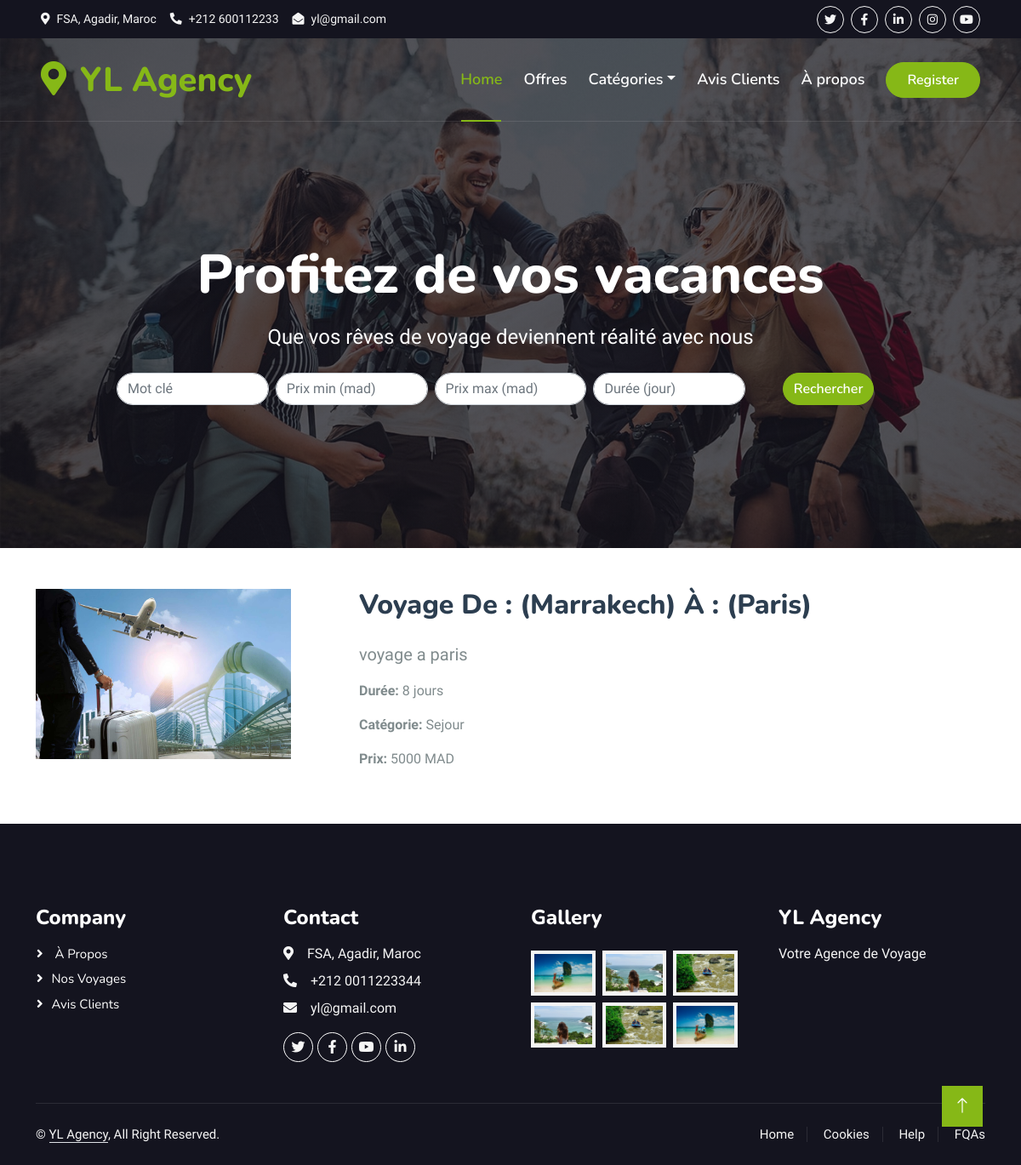
The page /testapp/details_voy/8 on the database its author committed.
### testapp/models.py (models this page shows, shortened)
class voyage(models.Model):
    image = models.ImageField(upload_to='voyage_images/', null=True, blank=True)
    ville_origine = models.CharField(max_length=50,blank=True)
    ville_destination = models.CharField(max_length=50,blank=True)
    date_aller = models.DateField(null=True,blank=True)
    date_retour = models.DateField(null=True,blank=True)
    description = models.CharField(max_length=300, blank=True)
    prix = models.IntegerField(default=0)
    nombre_personnes = models.IntegerField(default=1)
    categorie = models.ForeignKey(categorieVoyage, on_delete=models.CASCADE, default=1)
    duration = models.IntegerField(null=True, blank=True)
    hotel = models.ForeignKey(Hotel, on_delete=models.CASCADE, null=True, blank=True)
    vols = models.ForeignKey(Vols, on_delete=models.CASCADE, null=True, blank=True)

class categorieVoyage(models.Model):
    image = models.ImageField(upload_to='voyage_images/', null=True, blank=True)
    titre_categ = models.CharField(max_length=50, blank=True)
    description_categ = models.CharField(max_length=300, blank=True)
    description_courte = models.CharField(max_length=100, blank=True, null=True)
    reduction_percent = models.PositiveIntegerField(default=0)
    def __str__(self):
        return self.titre_categ

### testapp/views.py (the view)
# urls.py: path('details_voy/<int:voyage_id>', views.detail_voy, name='details_voy'),
def detail_voy(request, voyage_id):
    voyagey = get_object_or_404(voyage, pk=voyage_id)
    return render(request, 'details_voy.html', {'voyagey': voyagey})

### testapp/templates/details_voy.html (shortened to what this page needs)
{% load static %}
<!DOCTYPE html>
<html lang="en">
<head>
    <link href="https://cdnjs.cloudflare.com/ajax/libs/font-awesome/5.10.0/css/all.min.css" rel="stylesheet">
    <link href="https://cdn.jsdelivr.net/npm/bootstrap-icons@1.4.1/font/bootstrap-icons.css" rel="stylesheet">
    <link href="{% static 'lib/animate/animate.min.css'%}" rel="stylesheet">
    <link href="{% static 'lib/owlcarousel/assets/owl.carousel.min.css'%}" rel="stylesheet">
    <link href="{% static 'lib/tempusdominus/css/tempusdominus-bootstrap-4.min.css'%}" rel="stylesheet" />
    <link href="{% static 'css/bootstrap.min.css'%}" rel="stylesheet">
    <link href="{% static 'css/style.css'%}" rel="stylesheet">
</head>
<body>
    <div class="container-fluid bg-dark px-5 d-none d-lg-block">
        <div class="row gx-0">
            <div class="col-lg-8 text-center text-lg-start mb-2 mb-lg-0">
                <div class="d-inline-flex align-items-center" style="height: 45px;">
                    <small class="me-3 text-light"><i class="fa fa-map-marker-alt me-2"></i>FSA, Agadir, Maroc</small>
                    <small class="me-3 text-light"><i class="fa fa-phone-alt me-2"></i>+212 600112233</small>
                    <small class="text-light"><i class="fa fa-envelope-open me-2"></i>yl@gmail.com</small>
                </div>
            </div>
            <div class="col-lg-4 text-center text-lg-end">
                <div class="d-inline-flex align-items-center" style="height: 45px;">
                    <a class="btn btn-sm btn-outline-light btn-sm-square rounded-circle me-2" href=""><i class="fab fa-twitter fw-normal"></i></a>
                    <a class="btn btn-sm btn-outline-light btn-sm-square rounded-circle me-2" href=""><i class="fab fa-facebook-f fw-normal"></i></a>
                    <a class="btn btn-sm btn-outline-light btn-sm-square rounded-circle me-2" href=""><i class="fab fa-linkedin-in fw-normal"></i></a>
                    <a class="btn btn-sm btn-outline-light btn-sm-square rounded-circle me-2" href=""><i class="fab fa-instagram fw-normal"></i></a>
                    <a class="btn btn-sm btn-outline-light btn-sm-square rounded-circle" href=""><i class="fab fa-youtube fw-normal"></i></a>
                </div>
            </div>
        </div>
    </div>
    <div class="container-fluid position-relative p-0">
        <nav class="navbar navbar-expand-lg navbar-light px-4 px-lg-5 py-3 py-lg-0">
            <a href="" class="navbar-brand p-0">
                <h1 class="text-primary m-0"><i class="fa fa-map-marker-alt me-3"></i>YL Agency</h1>
            </a>
            <div class="collapse navbar-collapse" id="navbarCollapse">
                <div class="navbar-nav ms-auto py-0">
                    <a href="{% url 'testapp:home' %}" class="nav-item nav-link active">Home</a>
                    <a href="{% url 'testapp:package' %}" class="nav-item nav-link">Offres</a>
                    <div class="nav-item dropdown">
                        <a href="#" class="nav-link dropdown-toggle" data-bs-toggle="dropdown">Catégories</a>
                    </div>
                    <a href="{% url 'testapp:service' %}" class="nav-item nav-link">Avis Clients</a>
                    <a href="{% url 'testapp:about' %}" class="nav-item nav-link">À propos</a>
                </div>
                <a href="{% url 'testapp:signup' %}" class="btn btn-primary rounded-pill py-2 px-4">Register</a>
            </div>
        </nav>
        <div class="container-fluid bg-primary py-5 mb-5 hero-header">
            <div class="container py-5">
                <div class="row justify-content-center py-5">
                    <div class="col-lg-10 pt-lg-5 mt-lg-5 text-center">
                        <h1 class="display-3 text-white mb-3 animated slideInDown">Profitez de vos vacances</h1>
                        <p class="fs-4 text-white mb-4 animated slideInDown">Que vos rêves de voyage deviennent réalité avec nous</p>
                        <div class="row mb-4">
                            <form method="GET" action="{% url 'user:recherche_voyages' %}">
                                <div class="row g-2">
                                    <div class="col-md">
                                        <input type="text" class="form-control rounded-pill" name="mot" placeholder="Mot clé">
                                    </div>
                                    <div class="col-md">
                                        <input type="number" class="form-control rounded-pill" name="prix_min" placeholder="Prix min (mad)">
                                    </div>
                                    <div class="col-md">
                                        <input type="number" class="form-control rounded-pill" name="prix_max" placeholder="Prix max (mad)">
                                    </div>
                                    <div class="col-md">
                                        <input type="number" class="form-control rounded-pill" name="duree" placeholder="Durée (jour)">
                                    </div>
                                    <div class="col-md">
                                        <button type="submit" class="btn btn-primary rounded-pill">Rechercher</button>
                                    </div>
                                </div>
                            </form>
                        </div>
                    </div>
                </div>
            </div>
        </div>
    </div>
    <div class="container my-5">
        <div class="row">
            <div class="col-md-4">
                {% if voyagey.image %}
                <img src="{{ voyagey.image.url }}" alt="{{ voyagey.ville_destination }}" class="img-fluid" style="width: 300px; height: 200px;">
                {% endif %}
            </div>
            <div class="col-md-8">
                <h2 class="mb-4">Voyage De : ({{ voyagey.ville_origine }}) À : ({{ voyagey.ville_destination }})</h2>
                <p class="lead">{{ voyagey.description }}</p>
                <p><strong>Durée:</strong> {{ voyagey.duration }} jours</p>
                <p><strong>Catégorie:</strong> {{ voyagey.categorie }}</p>
                <p><strong>Prix:</strong> {{ voyagey.prix }} MAD</p>
            </div>
        </div>
    </div>
    <div class="container-fluid bg-dark text-light footer pt-5 mt-5 wow fadeIn" data-wow-delay="0.1s">
        <div class="container py-5">
            <div class="row g-5">
                <div class="col-lg-3 col-md-6">
                    <h4 class="text-white mb-3">Company</h4>
                    <a class="btn btn-link" href="{% url 'testapp:about' %}"> À propos </a>
                    <a class="btn btn-link" href="{% url 'testapp:package' %}">Nos Voyages</a>
                    <a class="btn btn-link" href="{% url 'testapp:service' %}">Avis Clients</a>
                </div>
                <div class="col-lg-3 col-md-6">
                    <h4 class="text-white mb-3">Contact</h4>
                    <p class="mb-2"><i class="fa fa-map-marker-alt me-3"></i>FSA, Agadir, Maroc</p>
                    <p class="mb-2"><i class="fa fa-phone-alt me-3"></i>+212 0011223344</p>
                    <p class="mb-2"><i class="fa fa-envelope me-3"></i>yl@gmail.com</p>
                    <div class="d-flex pt-2">
                        <a class="btn btn-outline-light btn-social" href=""><i class="fab fa-twitter"></i></a>
                        <a class="btn btn-outline-light btn-social" href=""><i class="fab fa-facebook-f"></i></a>
                        <a class="btn btn-outline-light btn-social" href=""><i class="fab fa-youtube"></i></a>
                        <a class="btn btn-outline-light btn-social" href=""><i class="fab fa-linkedin-in"></i></a>
                    </div>
                </div>
                <div class="col-lg-3 col-md-6">
                    <h4 class="text-white mb-3">Gallery</h4>
                    <div class="row g-2 pt-2">
                        <div class="col-4">
                            <img class="img-fluid bg-light p-1" src="{% static 'img/package-1.jpg'%}" alt="">
                        </div>
                        <div class="col-4">
                            <img class="img-fluid bg-light p-1" src="{% static 'img/package-2.jpg'%}" alt="">
                        </div>
                        <div class="col-4">
                            <img class="img-fluid bg-light p-1" src="{% static 'img/package-3.jpg'%}" alt="">
                        </div>
                        <div class="col-4">
                            <img class="img-fluid bg-light p-1" src="{% static 'img/package-2.jpg'%}" alt="">
                        </div>
                        <div class="col-4">
                            <img class="img-fluid bg-light p-1" src="{% static 'img/package-3.jpg'%}" alt="">
                        </div>
                        <div class="col-4">
                            <img class="img-fluid bg-light p-1" src="{% static 'img/package-1.jpg'%}" alt="">
                        </div>
                    </div>
                </div>
                <div class="col-lg-3 col-md-6">
                    <h4 class="text-white mb-3">YL Agency</h4>
                    <p>Votre Agence de Voyage</p>
                </div>
            </div>
        </div>
        <div class="container">
            <div class="copyright">
                <div class="row">
                    <div class="col-md-6 text-center text-md-start mb-3 mb-md-0">
                        &copy; <a class="border-bottom" href="https://freewebsitecode.com">YL Agency</a>, All Right Reserved.
                    </div>
                    <div class="col-md-6 text-center text-md-end">
                        <div class="footer-menu">
                            <a href="">Home</a>
                            <a href="">Cookies</a>
                            <a href="">Help</a>
                            <a href="">FQAs</a>
                        </div>
                    </div>
                </div>
            </div>
        </div>
    </div>
    <a href="#" class="btn btn-lg btn-primary btn-lg-square back-to-top"><i class="bi bi-arrow-up"></i></a>
</body>
</html>

### testapp/static/css/style.css (style rules this page uses)
:root { --primary: #86B817; --secondary: #FE8800; --light: #F5F5F5; --dark: #14141F; }
.back-to-top { position: fixed; display: none; right: 45px; bottom: 45px; z-index: 99; }
.btn { font-family: 'Nunito', sans-serif; font-weight: 600; transition: .5s; }
.btn.btn-primary, .btn.btn-secondary { color: #FFFFFF; }
.btn-sm-square { width: 32px; height: 32px; }
.btn-lg-square { width: 48px; height: 48px; }
.btn-square, .btn-sm-square, .btn-lg-square { padding: 0; display: flex; align-items: center; justify-content: center; font-weight: normal; border-radius: 0px; }
.navbar-light .navbar-nav .nav-link { font-family: 'Nunito', sans-serif; position: relative; margin-right: 25px; padding: 35px 0; color: #FFFFFF !important; font-size: 18px; font-weight: 600; outline: none; transition: .5s; }
.navbar-light .navbar-nav .nav-link:hover, .navbar-light .navbar-nav .nav-link.active { color: var(--primary) !important; }
@media (min-width: 992px) { .navbar-light { position: absolute; width: 100%; top: 0; left: 0; border-bottom: 1px solid rgba(256, 256, 256, .1); z-index: 999; } }
@media (min-width: 992px) { .navbar-light .navbar-nav .nav-link::before { position: absolute; content: ""; width: 0; height: 2px; bottom: -1px; left: 50%; background: var(--primary); transition: .5s; } }
@media (min-width: 992px) { .navbar-light .navbar-nav .nav-link:hover::before, .navbar-light .navbar-nav .nav-link.active::before { width: calc(100% - 2px); left: 1px; } }
.hero-header { background: linear-gradient(rgba(20, 20, 31, .7), rgba(20, 20, 31, .7)), url(../img/bg-hero.jpg); background-position: center center; background-repeat: no-repeat; background-size: cover; }
.footer .btn.btn-social { margin-right: 5px; width: 35px; height: 35px; display: flex; align-items: center; justify-content: center; color: var(--light); font-weight: normal; border: 1px solid #FFFFFF; border-radius: 35px; transition: .3s; }
.footer .btn.btn-link { display: block; margin-bottom: 5px; padding: 0; text-align: left; color: #FFFFFF; font-size: 15px; font-weight: normal; text-transform: capitalize; transition: .3s; }
.footer .btn.btn-link::before { position: relative; content: "\f105"; font-family: "Font Awesome 5 Free"; font-weight: 900; margin-right: 10px; }
.footer .copyright { padding: 25px 0; font-size: 15px; border-top: 1px solid rgba(256, 256, 256, .1); }
.footer .copyright a { color: var(--light); }
.footer .footer-menu a { margin-right: 15px; padding-right: 15px; border-right: 1px solid rgba(255, 255, 255, .1); }
.footer .footer-menu a:last-child { margin-right: 0; padding-right: 0; border-right: none; }

### rows shown on the page
voyage: image (picture), ville_origine "Marrakech", ville_destination "Paris", description "voyage a paris", duration "8", categorie "Sejour", prix "5000"
